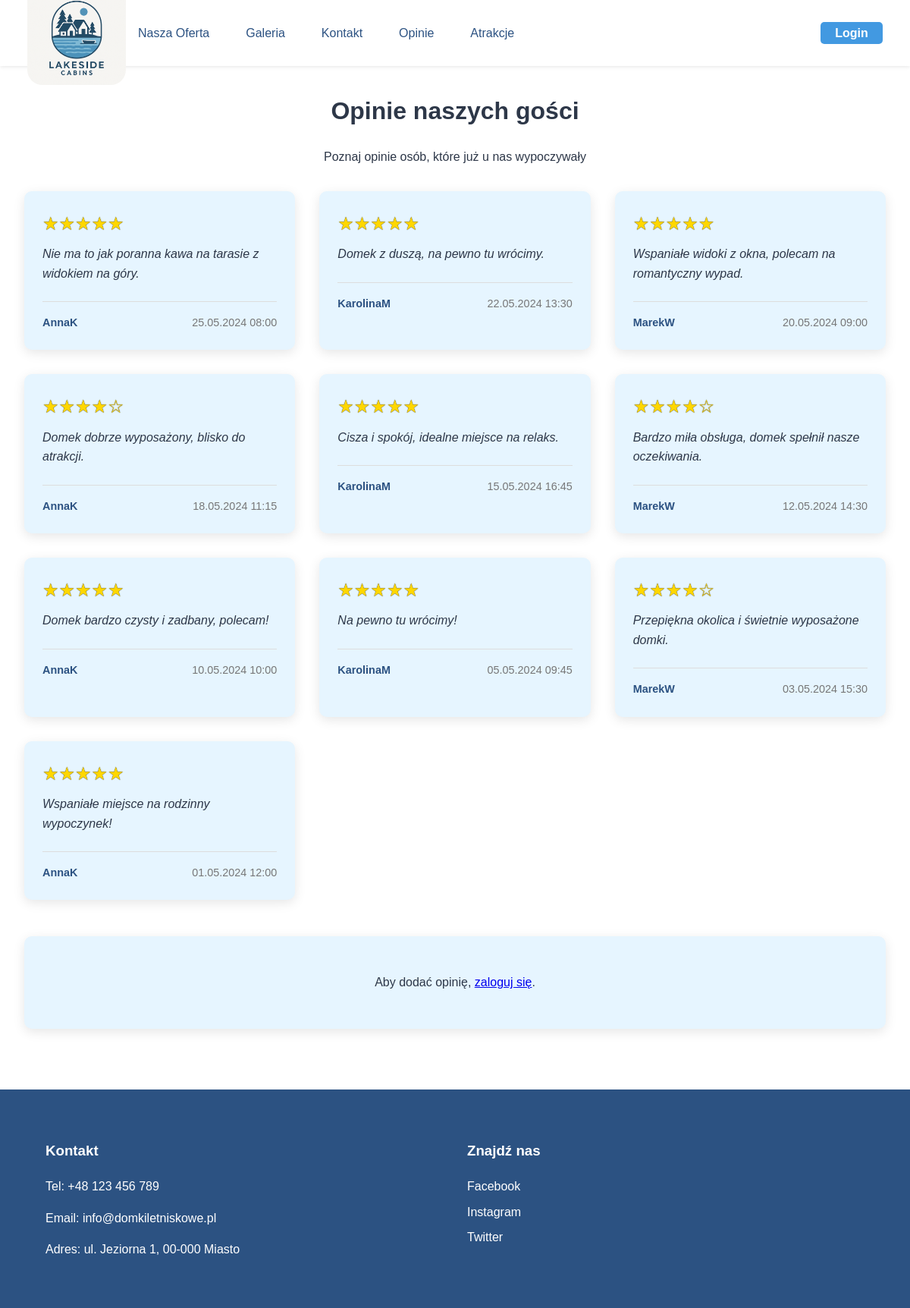
Page /opinie.php on the committed database.
### tables this page shows
CREATE TABLE `opinions` (
  `id` int(11) NOT NULL,
  `user_id` int(11) NOT NULL,
  `content` text NOT NULL,
  `rating` int(11) DEFAULT NULL CHECK (`rating` between 1 and 5),
  `created_at` datetime NOT NULL DEFAULT current_timestamp()
);

CREATE TABLE `users` (
  `id` int(11) NOT NULL,
  `username` varchar(50) NOT NULL,
  `email` varchar(100) NOT NULL,
  `password` varchar(255) NOT NULL,
  `role` enum('admin','client') DEFAULT 'client'
);

### opinie.php (the view, shortened to what this page needs)
<?php
$host = 'localhost';
$user = 'root';
$pass = '';
$db   = 'domki_letniskowe';
$conn = mysqli_connect($host, $user, $pass, $db);
$opinie = [];
if ($conn) {
    $sql = "SELECT o.content, o.rating, u.username, u.email, o.id, o.created_at
            FROM opinions o
            JOIN users u ON o.user_id = u.id
            ORDER BY o.id DESC";
    $result = mysqli_query($conn, $sql);
    if ($result) {
        while ($row = mysqli_fetch_assoc($result)) {
            $opinie[] = $row;
        }
    }
}
?>
<!DOCTYPE html>
<html lang="pl">
<head>
    <link rel="stylesheet" href="css/style.css">
</head>
<body>
    <header>
        <a href="index.php"><img src="assets/logo.png" alt="Logo Domki Letniskowe" class="logo"></a>
        <nav>
            <ul>
                <li><a href="oferta.php">Nasza Oferta</a></li>
                <li><a href="galeria.php">Galeria</a></li>
                <li><a href="kontakt.php">Kontakt</a></li>
                <li><a href="opinie.php">Opinie</a></li>
                <li><a href="atrakcje.php">Atrakcje</a></li>
                <?php if(isset($_SESSION['user_id']) && isset($_SESSION['user_email'])): ?>
                <li><a href="admin.php">Panel użytkownika</a></li>
                <li class="login-btn" style="color:var(--primary-color); font-weight:bold; background:none;">
                    Witaj, <?= htmlspecialchars($_SESSION['user_name']) ?>
                </li>
                <li class="login-btn"><a href="logout.php">Wyloguj</a></li>
                <?php else: ?>
                <li class="login-btn"><a href="login.php">Login</a></li>
                <?php endif; ?>
            </ul>
        </nav>
    </header>
    <main style="padding-top: 100px;">
        <h1 style="text-align:center;">Opinie naszych gości</h1>
        <p style="text-align:center;">Poznaj opinie osób, które już u nas wypoczywały</p>
        <div class="opinie-grid">
            <?php foreach($opinie as $opinia): ?>
                <div class="opinia-karta">
                    <div class="gwiazdki">
                        <?php
                        $rating = (int)$opinia['rating'];
                        for ($i = 1; $i <= 5; $i++) {
                            echo $i <= $rating ? '★' : '☆';
                        }
                        ?>
                    </div>
                    <div class="opinia-tekst">
                        <?= htmlspecialchars($opinia['content']) ?>
                    </div>
                    <div class="opinia-meta">
                        <span class="opinia-autor"><?= htmlspecialchars($opinia['username']) ?></span>
                        <span class="opinia-data">
                            <?= date('d.m.Y H:i', strtotime($opinia['created_at'])) ?>
                        </span>
                    </div>
                </div>
            <?php endforeach; ?>
        </div>
        <?php if(isset($_SESSION['user_id'])): ?>
        <div class="dodaj-opinie">
            <h2>Dodaj swoją opinię</h2>
            <?php if(isset($_SESSION['opinia_success'])): ?>
                <div style="color:green;text-align:center;margin-bottom:1rem;">
                    <?= htmlspecialchars($_SESSION['opinia_success']) ?>
                </div>
                <?php unset($_SESSION['opinia_success']); ?>
            <?php endif; ?>
            <?php if(isset($_SESSION['opinia_error'])): ?>
                <div style="color:red;text-align:center;margin-bottom:1rem;">
                    <?= htmlspecialchars($_SESSION['opinia_error']) ?>
                </div>
                <?php unset($_SESSION['opinia_error']); ?>
            <?php endif; ?>
            <form action="dodaj_opinie.php" method="POST">
                <div class="form-group">
                    <label>Ocena</label>
                    <div class="star-rating">
                        <input type="radio" id="star5" name="ocena" value="5" checked>
                        <label for="star5">★</label>
                        <input type="radio" id="star4" name="ocena" value="4">
                        <label for="star4">★</label>
                        <input type="radio" id="star3" name="ocena" value="3">
                        <label for="star3">★</label>
                        <input type="radio" id="star2" name="ocena" value="2">
                        <label for="star2">★</label>
                        <input type="radio" id="star1" name="ocena" value="1">
                        <label for="star1">★</label>
                    </div>
                </div>
                <div class="form-group">
                    <label for="tresc">Twoja opinia</label>
                    <textarea id="tresc" name="tresc" required></textarea>
                </div>
                <button type="submit" class="btn-rezerwuj">Dodaj opinię</button>
            </form>
        </div>
        <?php else: ?>
        <div class="dodaj-opinie" style="text-align:center;">
            <p>Aby dodać opinię, <a href="login.php">zaloguj się</a>.</p>
        </div>
        <?php endif; ?>
    </main>
    <footer>
        <div class="footer-content">
            <div class="kontakt">
                <h3>Kontakt</h3>
                <p>Tel: +48 123 456 789</p>
                <p>Email: info@domkiletniskowe.pl</p>
                <p>Adres: ul. Jeziorna 1, 00-000 Miasto</p>
            </div>
            <div class="social-media">
                <h3>Znajdź nas</h3>
                <a href="#" class="social-link">Facebook</a>
                <a href="#" class="social-link">Instagram</a>
                <a href="#" class="social-link">Twitter</a>
            </div>
        </div>
    </footer>
</body>
</html>

### css/style.css (style rules this page uses)
:root { --primary-color: #2c5282; --secondary-color: #4299e1; --accent-color: #48bb78; --text-color: #2d3748; --light-bg: #e6f5ff; }
body { margin: 0; font-family: 'Arial', sans-serif; color: var(--text-color); line-height: 1.6; }
header { background: white; box-shadow: 0 1px 5px rgba(0,0,0,0.1); padding: 0.7rem 3%; position: fixed; width: 94%; top: 0; z-index: 1000; display: flex; align-items: center; justify-content: space-between; height: 65px; }
.logo { width: 130px; height: auto; }
nav { flex: 1; }
nav ul { display: flex; list-style: none; gap: 1rem; justify-content: flex-end; padding: 0; margin: 0; }
nav a { text-decoration: none; color: var(--primary-color); font-weight: 500; font-size: 1rem; padding: 0.4rem 1rem; border-radius: 3px; transition: all 0.3s ease; }
main { max-width: 1200px; margin: 0 auto; padding: 2rem; }
footer { background: var(--primary-color); color: white; padding: 3rem 5%; }
.footer-content { max-width: 1200px; margin: 0 auto; display: grid; grid-template-columns: repeat(auto-fit, minmax(250px, 1fr)); gap: 2rem; }
.social-link { display: block; color: white; text-decoration: none; margin: 0.5rem 0; transition: color 0.3s ease; }
.logo { padding-top: 15px; border-radius: 20px; }
.login-btn { margin-left: auto; }
.login-btn a { background: var(--secondary-color); color: #fff !important; font-weight: bold; border-radius: 5px; padding: 0.4rem 1.2rem; transition: background 0.3s; }

### opinie.php (style rules this page uses)
.opinie-grid { display: grid; grid-template-columns: repeat(auto-fill, minmax(300px, 1fr)); gap: 2rem; margin: 2rem 0; }
.opinia-karta { background: var(--light-bg); padding: 1.5rem; border-radius: 10px; box-shadow: 0 4px 15px rgba(0,0,0,0.1); }
.opinia-tekst { font-style: italic; margin-bottom: 1rem; line-height: 1.6; }
.opinia-meta { display: flex; justify-content: space-between; align-items: center; border-top: 1px solid #ddd; padding-top: 1rem; margin-top: 1.5rem; font-size: 0.9rem; }
.opinia-autor { font-weight: bold; color: var(--primary-color); }
.opinia-data { color: #777; }
.gwiazdki { color: gold; font-size: 1.5rem; margin-bottom: 0.5rem; text-shadow: 0px 0px 1px #000; }
.dodaj-opinie { background: var(--light-bg); padding: 2rem; border-radius: 10px; box-shadow: 0 4px 15px rgba(0,0,0,0.1); margin: 3rem 0; }

### rows in the picture
opinions: content "Nie ma to jak poranna kawa na tarasie z widokiem na góry.", user.username "AnnaK", created_at "25.05.2024 08:00"
opinions: content "Domek z duszą, na pewno tu wrócimy.", user.username "KarolinaM", created_at "22.05.2024 13:30"
opinions: content "Wspaniałe widoki z okna, polecam na romantyczny wypad.", user.username "MarekW", created_at "20.05.2024 09:00"
opinions: rating 4 (drawn), content "Domek dobrze wyposażony, blisko do atrakcji.", user.username "AnnaK", created_at "18.05.2024 11:15"
opinions: content "Cisza i spokój, idealne miejsce na relaks.", user.username "KarolinaM", created_at "15.05.2024 16:45"
opinions: rating 4 (drawn), content "Bardzo miła obsługa, domek spełnił nasze oczekiwania.", user.username "MarekW", created_at "12.05.2024 14:30"
opinions: content "Domek bardzo czysty i zadbany, polecam!", user.username "AnnaK", created_at "10.05.2024 10:00"
opinions: content "Na pewno tu wrócimy!", user.username "KarolinaM", created_at "05.05.2024 09:45"
opinions: rating 4 (drawn), content "Przepiękna okolica i świetnie wyposażone domki.", user.username "MarekW", created_at "03.05.2024 15:30"
opinions: content "Wspaniałe miejsce na rodzinny wypoczynek!", user.username "AnnaK", created_at "01.05.2024 12:00"
